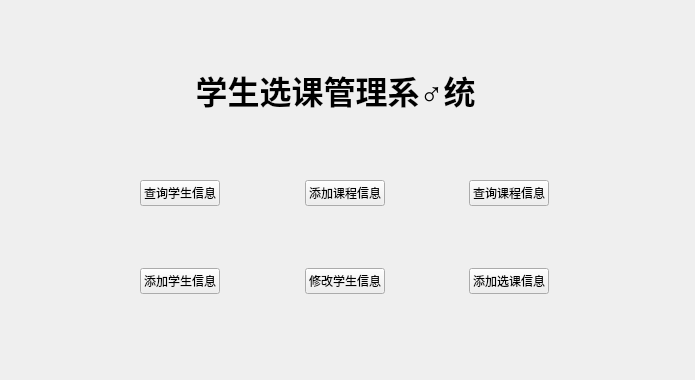
<?xml version="1.0" encoding="UTF-8"?>
<ui version="4.0">
 <class>mainWidget</class>
 <widget class="QWidget" name="mainWidget">
  <property name="geometry">
   <rect>
    <x>0</x>
    <y>0</y>
    <width>695</width>
    <height>380</height>
   </rect>
  </property>
  <property name="windowTitle">
   <string>学生信息管理系统</string>
  </property>
  <widget class="QLabel" name="label">
   <property name="geometry">
    <rect>
     <x>130</x>
     <y>50</y>
     <width>411</width>
     <height>81</height>
    </rect>
   </property>
   <property name="text">
    <string>&lt;html&gt;&lt;head/&gt;&lt;body&gt;&lt;p align=&quot;center&quot;&gt;&lt;span style=&quot; font-size:24pt; font-weight:700;&quot;&gt;学生选课管理系♂统&lt;/span&gt;&lt;/p&gt;&lt;/body&gt;&lt;/html&gt;</string>
   </property>
  </widget>
  <widget class="QWidget" name="">
   <property name="geometry">
    <rect>
     <x>140</x>
     <y>180</y>
     <width>409</width>
     <height>114</height>
    </rect>
   </property>
   <layout class="QVBoxLayout" name="verticalLayout">
    <item>
     <layout class="QHBoxLayout" name="horizontalLayout">
      <item>
       <widget class="QPushButton" name="studentQButton">
        <property name="text">
         <string>查询学生信息</string>
        </property>
       </widget>
      </item>
      <item>
       <spacer name="horizontalSpacer">
        <property name="orientation">
         <enum>Qt::Horizontal</enum>
        </property>
        <property name="sizeHint" stdset="0">
         <size>
          <width>40</width>
          <height>20</height>
         </size>
        </property>
       </spacer>
      </item>
      <item>
       <widget class="QPushButton" name="courseAButton">
        <property name="text">
         <string>添加课程信息</string>
        </property>
       </widget>
      </item>
      <item>
       <spacer name="horizontalSpacer_2">
        <property name="orientation">
         <enum>Qt::Horizontal</enum>
        </property>
        <property name="sizeHint" stdset="0">
         <size>
          <width>40</width>
          <height>20</height>
         </size>
        </property>
       </spacer>
      </item>
      <item>
       <widget class="QPushButton" name="courseQButton">
        <property name="text">
         <string>查询课程信息</string>
        </property>
       </widget>
      </item>
     </layout>
    </item>
    <item>
     <spacer name="verticalSpacer">
      <property name="orientation">
       <enum>Qt::Vertical</enum>
      </property>
      <property name="sizeHint" stdset="0">
       <size>
        <width>20</width>
        <height>38</height>
       </size>
      </property>
     </spacer>
    </item>
    <item>
     <layout class="QHBoxLayout" name="horizontalLayout_2">
      <item>
       <widget class="QPushButton" name="studentAButton">
        <property name="text">
         <string>添加学生信息</string>
        </property>
       </widget>
      </item>
      <item>
       <spacer name="horizontalSpacer_4">
        <property name="orientation">
         <enum>Qt::Horizontal</enum>
        </property>
        <property name="sizeHint" stdset="0">
         <size>
          <width>40</width>
          <height>20</height>
         </size>
        </property>
       </spacer>
      </item>
      <item>
       <widget class="QPushButton" name="studentMButton">
        <property name="text">
         <string>修改学生信息</string>
        </property>
       </widget>
      </item>
      <item>
       <spacer name="horizontalSpacer_3">
        <property name="orientation">
         <enum>Qt::Horizontal</enum>
        </property>
        <property name="sizeHint" stdset="0">
         <size>
          <width>40</width>
          <height>20</height>
         </size>
        </property>
       </spacer>
      </item>
      <item>
       <widget class="QPushButton" name="scAButton">
        <property name="text">
         <string>添加选课信息</string>
        </property>
       </widget>
      </item>
     </layout>
    </item>
   </layout>
  </widget>
 </widget>
 <resources/>
 <connections/>
</ui>
